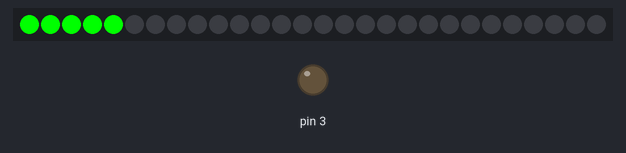
This sketch was run on a simulated Arduino Uno, built with avr-gcc and run on an emulated ATmega328P. On the bench: 28 RGB LEDs in strip order, left to right, output pins drawn as LEDs (lit = HIGH).

Above: at 0.01 s.
At 63.47 s:
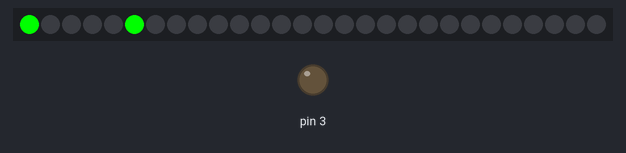

The sketch:

POV.ino
```cpp
#include <Adafruit_NeoPixel.h>
#define PIN 9
#define BUTTON 2
#define MIN 2
#define GAP 50
#define MARK 80
#define MAXPIXELS 28
Adafruit_NeoPixel strip = Adafruit_NeoPixel(MAXPIXELS, PIN, NEO_GRB + NEO_KHZ800);

void setup(){

strip.begin();
  strip.show(); // Initialize all pixels to 'off'
pinMode(3, OUTPUT);
   digitalWrite(3, LOW);
pinMode(BUTTON,INPUT_PULLUP);
}

void loop(){
   for(uint16_t i=0; i<5; i++) {
   strip.setPixelColor(i,strip.Color(0,255,0));
      strip.show();
   }
      delay(MARK);
     for(uint16_t j=0; j<5; j++) {
   strip.setPixelColor(j,strip.Color(0,0,0));

     }
     strip.show();
     delay(GAP);
    for(uint16_t i=0; i<5; i++) {
    strip.setPixelColor(0,strip.Color(0,255,0));
    strip.setPixelColor(5,strip.Color(0,255,0));
     strip.show();
   delay(MARK);
       for(uint16_t j=0; j<6; j++) {
   strip.setPixelColor(j,strip.Color(0,0,0));

     }
     strip.show();
     delay(GAP);

    }
    for(uint16_t i=0; i<6; i++) {
    strip.setPixelColor(i,strip.Color(0,0,0));
     }
      strip.show();
     delay(GAP);
}
```
